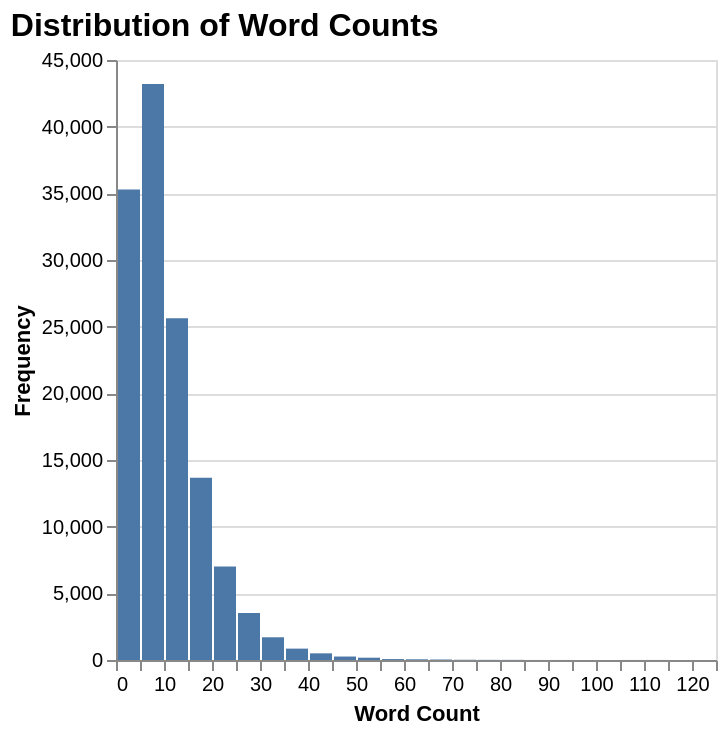

Notebook cell for this chart:
### Markdown cell above
too imbalanced, can't get proper plots yet

### Code cell
#How are the word numbers distributed
chart = alt.Chart(data).mark_bar().encode(
    x=alt.X('word_count', bin=alt.Bin(maxbins=50), title='Word Count'),
    y=alt.Y('count()', title='Frequency'),
    tooltip=['count()']
).properties(
    title='Distribution of Word Counts'
).configure_title(
    fontSize=16,
    anchor='start'
)
chart

### Figure 1 — Vega specification as saved in the notebook (floating-point values rounded to 4 significant figures)
{"$schema": "https://vega.github.io/schema/vega/v6.json", "data": [{"name": "source_0", "values": [{"__count": 1705, "bin_maxbins_50_word_count": 30.0, "bin_maxbins_50_word_count_end": 35.0}, {"__count": 35296, "bin_maxbins_50_word_count": 0.0, "bin_maxbins_50_word_count_end": 5.0}, {"__count": 7011, "bin_maxbins_50_word_count": 20.0, "bin_maxbins_50_word_count_end": 25.0}, {"__count": 43194, "bin_maxbins_50_word_count": 5.0, "bin_maxbins_50_word_count_end": 10.0}, {"__count": 13668, "bin_maxbins_50_word_count": 15.0, "bin_maxbins_50_word_count_end": 20.0}, {"__count": 25626, "bin_maxbins_50_word_count": 10.0, "bin_maxbins_50_word_count_end": 15.0}, {"__count": 499, "bin_maxbins_50_word_count": 40.0, "bin_maxbins_50_word_count_end": 45.0}, {"__count": 3523, "bin_maxbins_50_word_count": 25.0, "bin_maxbins_50_word_count_end": 30.0}, {"__count": 37, "bin_maxbins_50_word_count": 65.0, "bin_maxbins_50_word_count_end": 70.0}, {"__count": 173, "bin_maxbins_50_word_count": 50.0, "bin_maxbins_50_word_count_end": 55.0}, {"__count": 3, "bin_maxbins_50_word_count": 85.0, "bin_maxbins_50_word_count_end": 90.0}, {"__count": 853, "bin_maxbins_50_word_count": 35.0, "bin_maxbins_50_word_count_end": 40.0}, {"__count": 260, "bin_maxbins_50_word_count": 45.0, "bin_maxbins_50_word_count_end": 50.0}, {"__count": 52, "bin_maxbins_50_word_count": 60.0, "bin_maxbins_50_word_count_end": 65.0}, {"__count": 69, "bin_maxbins_50_word_count": 55.0, "bin_maxbins_50_word_count_end": 60.0}, {"__count": 17, "bin_maxbins_50_word_count": 70.0, "bin_maxbins_50_word_count_end": 75.0}, {"__count": 1, "bin_maxbins_50_word_count": 120.0, "bin_maxbins_50_word_count_end": 125.0}, {"__count": 3, "bin_maxbins_50_word_count": 105.0, "bin_maxbins_50_word_count_end": 110.0}, {"__count": 11, "bin_maxbins_50_word_count": 75.0, "bin_maxbins_50_word_count_end": 80.0}, {"__count": 10, "bin_maxbins_50_word_count": 80.0, "bin_maxbins_50_word_count_end": 85.0}, {"__count": 3, "bin_maxbins_50_word_count": 90.0, "bin_maxbins_50_word_count_end": 95.0}, {"__count": 4, "bin_maxbins_50_word_count": 110.0, "bin_maxbins_50_word_count_end": 115.0}, {"__count": 1, "bin_maxbins_50_word_count": 100.0, "bin_maxbins_50_word_count_end": 105.0}, {"__count": 1, "bin_maxbins_50_word_count": 115.0, "bin_maxbins_50_word_count_end": 120.0}, {"__count": 1, "bin_maxbins_50_word_count": 95.0, "bin_maxbins_50_word_count_end": 100.0}]}, {"name": "source_0_y_domain___count", "values": [{"min": 1, "max": 43194}]}], "signals": [{"name": "bin_maxbins_50_word_count_bins", "value": {"fields": ["word_count"], "fname": "bin_word_count", "start": 0.0, "step": 5.0, "stop": 125.0}}], "marks": [{"type": "rect", "name": "marks", "from": {"data": "source_0"}, "encode": {"update": {"y2": {"value": 0, "scale": "y"}, "fill": {"value": "#4c78a8"}, "x": {"field": "bin_maxbins_50_word_count_end", "scale": "x", "offset": {"signal": "0.5 + (abs(scale(\"x\", datum[\"bin_maxbins_50_word_count_end\"]) - scale(\"x\", datum[\"bin_maxbins_50_word_count\"])) < 0.25 ? 0.5 * (0.25 - (abs(scale(\"x\", datum[\"bin_maxbins_50_word_count_end\"]) - scale(\"x\", datum[\"bin_maxbins_50_word_count\"])))) : -0.5)"}}, "y": {"field": "__count", "scale": "y"}, "tooltip": {"signal": "{\"Count of Records\": format(datum[\"__count\"], \"\")}"}, "x2": {"field": "bin_maxbins_50_word_count", "scale": "x", "offset": {"signal": "0.5 + (abs(scale(\"x\", datum[\"bin_maxbins_50_word_count_end\"]) - scale(\"x\", datum[\"bin_maxbins_50_word_count\"])) < 0.25 ? -0.5 * (0.25 - (abs(scale(\"x\", datum[\"bin_maxbins_50_word_count_end\"]) - scale(\"x\", datum[\"bin_maxbins_50_word_count\"])))) : 0.5)"}}}}, "style": ["bar"]}], "scales": [{"name": "x", "type": "linear", "domain": {"signal": "[bin_maxbins_50_word_count_bins.start, bin_maxbins_50_word_count_bins.stop]"}, "range": [0, {"signal": "width"}], "bins": {"signal": "bin_maxbins_50_word_count_bins"}, "zero": false}, {"name": "y", "type": "linear", "domain": [{"signal": "(data(\"source_0_y_domain___count\")[0] || {}).min"}, {"signal": "(data(\"source_0_y_domain___count\")[0] || {}).max"}], "range": [{"signal": "height"}, 0], "zero": true, "nice": true}], "axes": [{"scale": "y", "orient": "left", "gridScale": "x", "labels": false, "tickCount": {"signal": "ceil(height/40)"}, "aria": false, "ticks": false, "zindex": 0, "maxExtent": 0, "domain": false, "grid": true, "minExtent": 0}, {"scale": "x", "tickCount": {"signal": "ceil(width/10)"}, "orient": "bottom", "zindex": 0, "labelFlush": true, "grid": false, "title": "Word Count", "labelOverlap": true}, {"scale": "y", "zindex": 0, "labelOverlap": true, "grid": false, "orient": "left", "title": "Frequency", "tickCount": {"signal": "ceil(height/40)"}}], "title": {"text": "Distribution of Word Counts", "anchor": "start"}, "width": 300, "style": "cell", "background": "white", "padding": 5, "height": 300, "config": {"style": {"group-title": {"fontSize": 16}}}}
